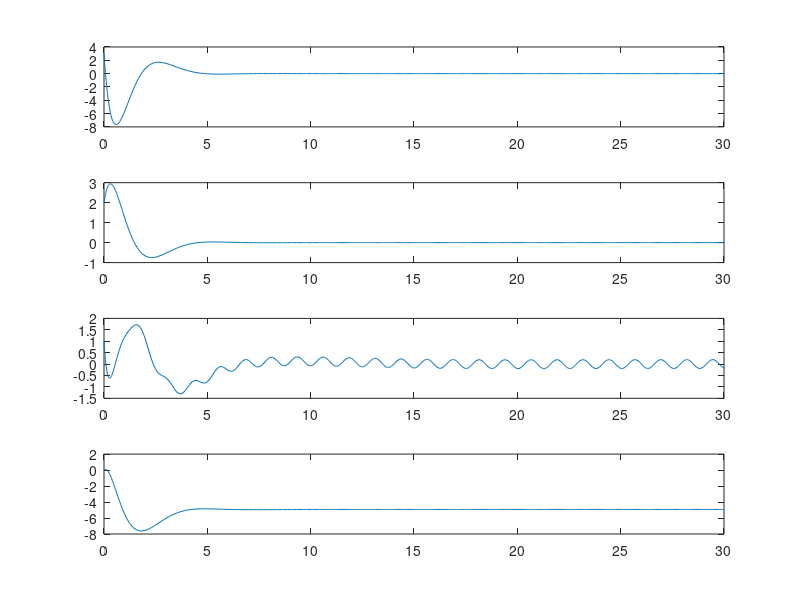

The MATLAB source for this figure:
function S05_L03_in_class
    %K = controlDesign()
    %K = integralControlDesign()
    K = doubleIntegralControlDesign();

    x0 = [3;2;1];
    u = @(x) -K*x;

    % Simulate forward
%     [tmat, xmat] = ode45(@(t,x)f(t, x, u(x)), [0 10], x0);
%     xmat = xmat';

%     [tmat, xmat] = ode45(@(t,z)f_integral(t, z, u(z)), [0 30], [x0; 0;0]);
%     xmat = xmat';

    [tmat, xmat] = ode45(@(t,z)f_double_integral(t, z, u(z)), [0 30], [x0; 0;0; 0]);
    xmat = xmat';


    % Plot the states over time
    figure;
    subplot(4,1,1);
    plot(tmat, xmat(1,:));

    subplot(4,1,2);
    plot(tmat, xmat(2,:));

    subplot(4,1,3);
    plot(tmat, xmat(3,:));

    subplot(4,1,4);
    plot(tmat, xmat(4,:));
end

function K = controlDesign()
    A = [0 0 1; 1 2 0; 0 0 0];
    B = [0 1; 0 0 ; 1 0];

    Q = diag([1, 3, 0]);
    R = diag([2, 3]);

    P = are(A, B*inv(R)*B', Q);
    K = lqr(A, B, Q, R);
end

function K = integralControlDesign()
    A = [0 0 1; 1 2 0; 0 0 0];
    B = [0 1; 0 0 ; 1 0];

    % Form our augmented system
    G = [1 0 0; 0 0 1];
    Abar = [A zeros(3,2); G zeros(2,2)];
    Bbar = [B; zeros(2, 2)];

    % Evaluate the controllability
    assert(rank(ctrb(Abar, Bbar)) == 5, "not controllable");

    % Design our Q and R matrices
    Q = diag([1, 3, 0, .1, .1]);
    R = diag([2, 3]);

    % Evaluate the observability condition
    Cc = sqrt(Q);
    
    assert(rank(obsv(Abar, Cc))== 5, "Not observable");


    K = lqr(Abar, Bbar, Q, R);
end

function K = doubleIntegralControlDesign()
    A = [0 0 1; 1 2 0; 0 0 0];
    B = [0 1; 0 0 ; 1 0];

    % Form our augmented system
    G = [1 0 0; 0 0 1];
    G2 = [0 1];
    %          sigma       gamma     x   sigma     gamma          x       sigma  gamma
    Abar = [A zeros(3,2) zeros(3,1); G zeros(2,2) zeros(2,1); zeros(1,3), G2, zeros(1,1)];
    Bbar = [B; zeros(2, 2); zeros(1,2)];

    % Evaluate the controllability
    assert(rank(ctrb(Abar, Bbar)) == 6, "not controllable");

    % Design our Q and R matrices
    Q = diag([1, 3, 0, 10, .1, .1]);
    R = diag([2, 3]);

    % Evaluate the observability condition
    Cc = sqrt(Q);
    
    assert(rank(obsv(Abar, Cc))== 6, "Not observable");


    K = lqr(Abar, Bbar, Q, R);
end

function xdot = f(t, x, u)
    A = [0 0 1; 1 2 0; 0 0 0];
    B = [0 1; 0 0 ; 1 0];

    w = [9; 0; sin(5*t)];

    xdot = A*x + B*u + w;
end

function zdot = f_integral(t, z, u)
    xdot = f(t, z(1:3), u);

    G = [1 0 0; 0 0 1];
    sigma_dot = G*z(1:3); % reality, you keep track of this based on x


    zdot = [xdot; sigma_dot];    
end

function zdot = f_double_integral(t, z, u)
    xdot = f(t, z(1:3), u);

    G = [1 0 0; 0 0 1];
    sigma_dot = G*z(1:3); % reality, you keep track of this based on x
    gamma_dot = z(5); % sigma 2

    zdot = [xdot; sigma_dot; gamma_dot];    
end